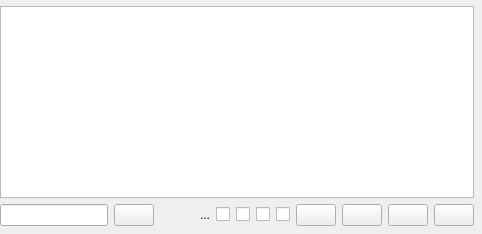
              <widget class="QWidget" name="tab_7">
               <attribute name="icon">
                <iconset resource="icons.qrc">
                 <normaloff>:/Icons/icons/array.svg</normaloff>:/Icons/icons/array.svg</iconset>
               </attribute>
               <attribute name="title">
                <string>Tables</string>
               </attribute>
               <layout class="QVBoxLayout" name="verticalLayout_40">
                <property name="leftMargin">
                 <number>0</number>
                </property>
                <property name="topMargin">
                 <number>0</number>
                </property>
                <property name="rightMargin">
                 <number>0</number>
                </property>
                <property name="bottomMargin">
                 <number>0</number>
                </property>
                <item>
                 <widget class="QFrame" name="frame_16">
                  <property name="frameShape">
                   <enum>QFrame::Shape::NoFrame</enum>
                  </property>
                  <property name="frameShadow">
                   <enum>QFrame::Shadow::Raised</enum>
                  </property>
                  <layout class="QVBoxLayout" name="verticalLayout_23">
                   <property name="leftMargin">
                    <number>0</number>
                   </property>
                   <property name="topMargin">
                    <number>0</number>
                   </property>
                   <property name="rightMargin">
                    <number>0</number>
                   </property>
                   <property name="bottomMargin">
                    <number>0</number>
                   </property>
                  </layout>
                 </widget>
                </item>
                <item>
                 <widget class="QFrame" name="frame_5">
                  <property name="frameShape">
                   <enum>QFrame::Shape::NoFrame</enum>
                  </property>
                  <property name="frameShadow">
                   <enum>QFrame::Shadow::Raised</enum>
                  </property>
                  <layout class="QVBoxLayout" name="verticalLayout_24">
                   <property name="leftMargin">
                    <number>0</number>
                   </property>
                   <property name="topMargin">
                    <number>0</number>
                   </property>
                   <property name="rightMargin">
                    <number>8</number>
                   </property>
                   <property name="bottomMargin">
                    <number>8</number>
                   </property>
                   <item>
                    <widget class="QTableView" name="resultsTableView">
                     <property name="font">
                      <font>
                       <pointsize>9</pointsize>
                      </font>
                     </property>
                     <property name="alternatingRowColors">
                      <bool>true</bool>
                     </property>
                     <property name="selectionMode">
                      <enum>QAbstractItemView::SelectionMode::ExtendedSelection</enum>
                     </property>
                     <property name="selectionBehavior">
                      <enum>QAbstractItemView::SelectionBehavior::SelectItems</enum>
                     </property>
                    </widget>
                   </item>
                   <item>
                    <widget class="QFrame" name="frame_8">
                     <property name="frameShape">
                      <enum>QFrame::Shape::NoFrame</enum>
                     </property>
                     <property name="frameShadow">
                      <enum>QFrame::Shadow::Raised</enum>
                     </property>
                     <layout class="QHBoxLayout" name="horizontalLayout_2">
                      <property name="leftMargin">
                       <number>0</number>
                      </property>
                      <property name="topMargin">
                       <number>0</number>
                      </property>
                      <property name="rightMargin">
                       <number>0</number>
                      </property>
                      <property name="bottomMargin">
                       <number>0</number>
                      </property>
                      <item>
                       <widget class="QLineEdit" name="sear_results_lineEdit">
                        <property name="toolTip">
                         <string>&lt;html&gt;&lt;head/&gt;&lt;body&gt;&lt;p&gt;&lt;span style=&quot; font-weight:700;&quot;&gt;Subjects:&lt;/span&gt;&lt;/p&gt;&lt;p&gt;col, idx, val, colobj, idxobj&lt;/p&gt;&lt;p&gt;colobj and idxobj allow accessing the objects that may be represented at the index or the columns. With these you can access their internal properties for filtering.&lt;/p&gt;&lt;p&gt;&lt;span style=&quot; font-weight:700;&quot;&gt;Operators:&lt;/span&gt;&lt;/p&gt;&lt;p&gt;&amp;gt;, &amp;lt;, &amp;gt;=, &amp;lt;=, !=, =, like, notlike, starts, ends&lt;/p&gt;&lt;p&gt;&lt;span style=&quot; font-weight:700;&quot;&gt;Examples:&lt;/span&gt;&lt;/p&gt;&lt;p&gt;&lt;span style=&quot; font-style:italic;&quot;&gt;The columns should not be column1 or column2, the values should be &amp;gt; 5 and the index be like ab of mn&lt;/span&gt;&lt;/p&gt;&lt;p&gt;-&amp;gt; &lt;span style=&quot; font-style:italic;&quot;&gt;col != [column1, column2] and val &amp;gt; 5 or idx like [ab, mn]&lt;/span&gt;&lt;/p&gt;&lt;p&gt;&lt;br/&gt;&lt;/p&gt;&lt;p&gt;&lt;span style=&quot; font-style:italic;&quot;&gt;Filter the table values that are between 0.5 and 20&lt;/span&gt;&lt;/p&gt;&lt;p&gt;-&amp;gt; &lt;span style=&quot; font-style:italic;&quot;&gt;val &amp;gt; 0.5 and val &amp;lt; 20.0&lt;/span&gt;&lt;/p&gt;&lt;/body&gt;&lt;/html&gt;</string>
                        </property>
                       </widget>
                      </item>
                      <item>
                       <widget class="QPushButton" name="search_results_Button">
                        <property name="toolTip">
                         <string>Smart search</string>
                        </property>
                        <property name="text">
                         <string/>
                        </property>
                        <property name="icon">
                         <iconset resource="icons.qrc">
                          <normaloff>:/Icons/icons/magnifying_glass.svg</normaloff>:/Icons/icons/magnifying_glass.svg</iconset>
                        </property>
                       </widget>
                      </item>
                      <item>
                       <spacer name="horizontalSpacer_20">
                        <property name="orientation">
                         <enum>Qt::Orientation::Horizontal</enum>
                        </property>
                        <property name="sizeHint" stdset="0">
                         <size>
                          <width>40</width>
                          <height>20</height>
                         </size>
                        </property>
                       </spacer>
                      </item>
                      <item>
                       <widget class="QLabel" name="units_label">
                        <property name="text">
                         <string>...</string>
                        </property>
                       </widget>
                      </item>
                      <item>
                       <widget class="QCheckBox" name="results_traspose_checkBox">
                        <property name="toolTip">
                         <string>Transpose the results</string>
                        </property>
                        <property name="text">
                         <string/>
                        </property>
                        <property name="icon">
                         <iconset resource="icons.qrc">
                          <normaloff>:/Icons/icons/transpose.svg</normaloff>:/Icons/icons/transpose.svg</iconset>
                        </property>
                       </widget>
                      </item>
                      <item>
                       <widget class="QCheckBox" name="results_as_cdf_checkBox">
                        <property name="toolTip">
                         <string>Results as cummulative density functions</string>
                        </property>
                        <property name="statusTip">
                         <string/>
                        </property>
                        <property name="text">
                         <string/>
                        </property>
                        <property name="icon">
                         <iconset resource="icons.qrc">
                          <normaloff>:/Icons/icons/cdf.svg</normaloff>:/Icons/icons/cdf.svg</iconset>
                        </property>
                       </widget>
                      </item>
                      <item>
                       <widget class="QCheckBox" name="results_as_abs_checkBox">
                        <property name="toolTip">
                         <string>Results as absolute values</string>
                        </property>
                        <property name="statusTip">
                         <string/>
                        </property>
                        <property name="text">
                         <string/>
                        </property>
                        <property name="icon">
                         <iconset resource="icons.qrc">
                          <normaloff>:/Icons/icons/abs.svg</normaloff>:/Icons/icons/abs.svg</iconset>
                        </property>
                       </widget>
                      </item>
                      <item>
                       <widget class="QCheckBox" name="stacked_plot_checkBox">
                        <property name="toolTip">
                         <string>Stacked plot</string>
                        </property>
                        <property name="statusTip">
                         <string/>
                        </property>
                        <property name="text">
                         <string/>
                        </property>
                        <property name="icon">
                         <iconset resource="icons.qrc">
                          <normaloff>:/Icons/icons/stacked_plot.svg</normaloff>:/Icons/icons/stacked_plot.svg</iconset>
                        </property>
                       </widget>
                      </item>
                      <item>
                       <widget class="QPushButton" name="copy_results_pushButton">
                        <property name="toolTip">
                         <string>Copy to data frame to clipboard</string>
                        </property>
                        <property name="text">
                         <string/>
                        </property>
                        <property name="icon">
                         <iconset resource="icons.qrc">
                          <normaloff>:/Icons/icons/copy.svg</normaloff>:/Icons/icons/copy.svg</iconset>
                        </property>
                       </widget>
                      </item>
                      <item>
                       <widget class="QPushButton" name="copy_numpy_button">
                        <property name="toolTip">
                         <string>Copy data in numpy format to clipboard</string>
                        </property>
                        <property name="text">
                         <string/>
                        </property>
                        <property name="icon">
                         <iconset resource="icons.qrc">
                          <normaloff>:/Icons/icons/array.svg</normaloff>:/Icons/icons/array.svg</iconset>
                        </property>
                       </widget>
                      </item>
                      <item>
                       <widget class="QPushButton" name="saveResultsButton">
                        <property name="toolTip">
                         <string>Export data</string>
                        </property>
                        <property name="text">
                         <string/>
                        </property>
                        <property name="icon">
                         <iconset resource="icons.qrc">
                          <normaloff>:/Icons/icons/save.svg</normaloff>:/Icons/icons/save.svg</iconset>
                        </property>
                       </widget>
                      </item>
                      <item>
                       <widget class="QPushButton" name="plot_data_pushButton">
                        <property name="toolTip">
                         <string>Plot the data in a separated window</string>
                        </property>
                        <property name="text">
                         <string/>
                        </property>
                        <property name="icon">
                         <iconset resource="icons.qrc">
                          <normaloff>:/Icons/icons/plot.svg</normaloff>:/Icons/icons/plot.svg</iconset>
                        </property>
                       </widget>
                      </item>
                     </layout>
                    </widget>
                   </item>
                  </layout>
                 </widget>
                </item>
               </layout>
              </widget>
